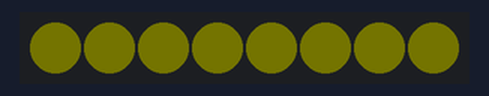
A sketch run on a simulated Arduino Uno, built with avr-gcc and run on an emulated ATmega328P. Parts: 8 RGB LEDs in strip order, left to right. Dim RGB values are drawn brighter than linear.

Above: at 0.15 s.
At 39.74 s:
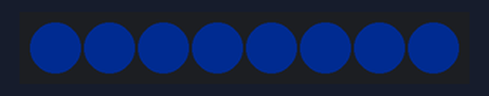
Timing chart, 0 to 40.0 s (numbered marks = the images above):
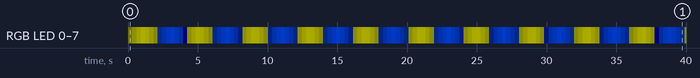

The sketch:

solid_fading.ino
```cpp
#include "FastLED.h"


#define NUM_COLORS 2
#define NUM_LEDS 8
#define DATA_PIN 11
#define DELAY_TIME 6


#define FADING_COLOR1 CRGB(0, 50, 170)  //blue
#define FADING_COLOR2 CRGB (90, 90, 0)  //yellow

CRGB leds[NUM_LEDS];

bool blue = false;

void setup() {
  FastLED.addLeds<NEOPIXEL, DATA_PIN>(leds, NUM_LEDS);
  for (int i=0 ; i < NUM_LEDS; i++) {
        leds[i] = FADING_COLOR2;
  }
  FastLED.setBrightness(30);
}

void loop() {
  for(int brightness = 3; brightness<=155; brightness++){
    FastLED.setBrightness(brightness);
    FastLED.show();
    delay(DELAY_TIME);
  }

  for(int brightness = 155; brightness>=3; brightness--){
    FastLED.setBrightness(brightness);
    FastLED.show();
    delay(DELAY_TIME);
  }
  if (blue){
    for (int i=0 ; i < NUM_LEDS; i++) {
          leds[i] = FADING_COLOR2;
          blue = false;
    }
  } else {
    for (int i=0 ; i < NUM_LEDS; i++) {
          leds[i] = FADING_COLOR1;
          blue = true;
    }
  }
  FastLED.show();

}

void displayColor(CRGB color) {
  for (int i=0 ; i < NUM_LEDS; i++) {
        leds[i] = color;
  }
  FastLED.show();
}
```

Measured:
- by itself, RGB LED 0–7: off → RGB(1, 1, 0) at 0.00 s, → RGB(17, 17, 0) 0.30 s later, → RGB(34, 34, 0) 0.30 s later, → RGB(50, 50, 0) 0.30 s later, … (132 changes in this stretch)
